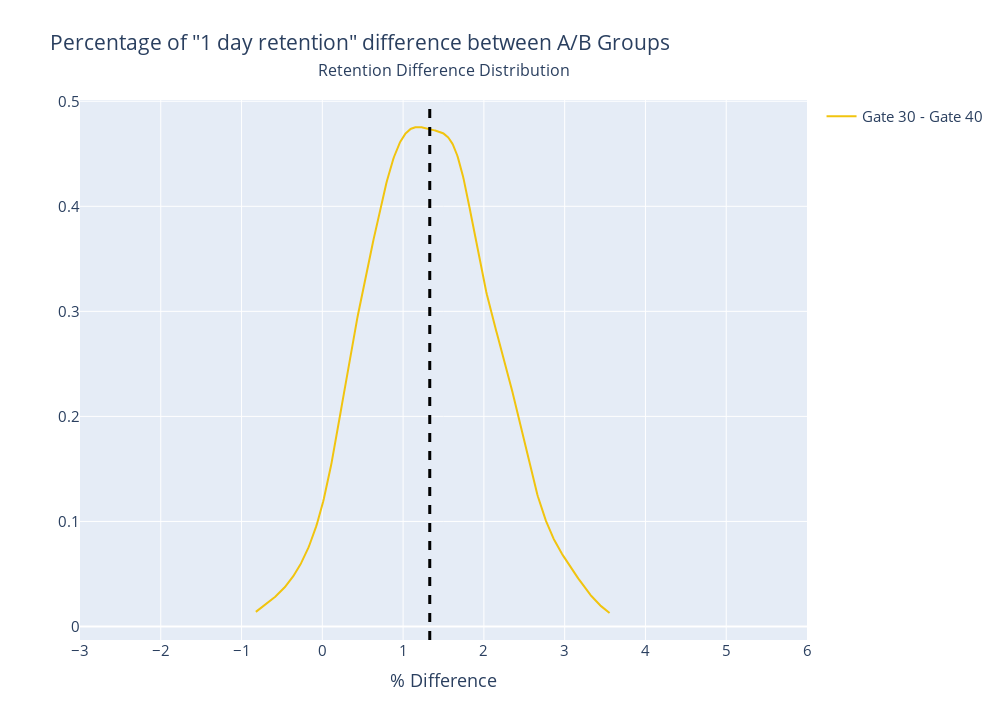

Here is the notebook cell this chart was saved with:
### Markdown cell above
The difference still looking close, for this reason, is preferable to zoom it by plotting the difference as an individual measure

### Code cell
# Adding a column with the % difference between the two AB-groups
boot_1d['diff'] = (
    ((boot_1d['gate_30'] - boot_1d['gate_40']) / boot_1d['gate_40']) * 100
)

# Ploting the bootstrap % difference
hist_1d_diff = [boot_1d['diff']]
dist_1d_diff = ff.create_distplot(
    hist_1d_diff,
    show_rug=False,
    colors=['#F1C40F'],
    group_labels=["Gate 30 - Gate 40"],
    show_hist=False
)
dist_1d_diff.add_vline(x=np.mean(boot_1d['diff']), line_width=3, line_dash="dash", line_color="black")

# Chỉnh layout trực tiếp
dist_1d_diff.update_layout(
    xaxis_range=[-3, 6],
    title='Percentage of "1 day retention" difference between A/B Groups',
    xaxis_title="% Difference",
    height=720,
    width=1000,
    font=dict(size=15)
)

# Thêm annotation nếu muốn
dist_1d_diff.add_annotation(
    text="Retention Difference Distribution",
    xref="paper", yref="paper",
    x=0.5, y=1.08, showarrow=False,
    font=dict(size=16)
)

dist_1d_diff.show()

### Figure 1 — Plotly figure (JSON) as saved in the notebook; plotly's stock layout.template omitted (floating-point values rounded to 4 significant figures; data arrays with more than 128 entries replaced by an {"elided": "..."} marker saying what was removed)
{"data": [{"legendgroup": "Gate 30 - Gate 40", "marker": {"color": "#F1C40F"}, "mode": "lines", "name": "Gate 30 - Gate 40", "showlegend": true, "type": "scatter", "x": {"elided": "500 float values"}, "xaxis": "x", "y": {"elided": "500 float values"}, "yaxis": "y"}], "layout": {"annotations": [{"font": {"size": 16}, "showarrow": false, "text": "Retention Difference Distribution", "x": 0.5, "xref": "paper", "y": 1.08, "yref": "paper"}], "barmode": "overlay", "font": {"size": 15}, "height": 720, "hovermode": "closest", "legend": {"traceorder": "reversed"}, "shapes": [{"line": {"color": "black", "dash": "dash", "width": 3}, "type": "line", "x0": 1.33, "x1": 1.33, "xref": "x", "y0": 0, "y1": 1, "yref": "y domain"}], "title": {"text": "Percentage of \"1 day retention\" difference between A/B Groups"}, "width": 1000, "xaxis": {"anchor": "y2", "domain": [0, 1], "range": [-3, 6], "title": {"text": "% Difference"}, "zeroline": false}, "yaxis": {"anchor": "free", "domain": [0, 1], "position": 0}}}
